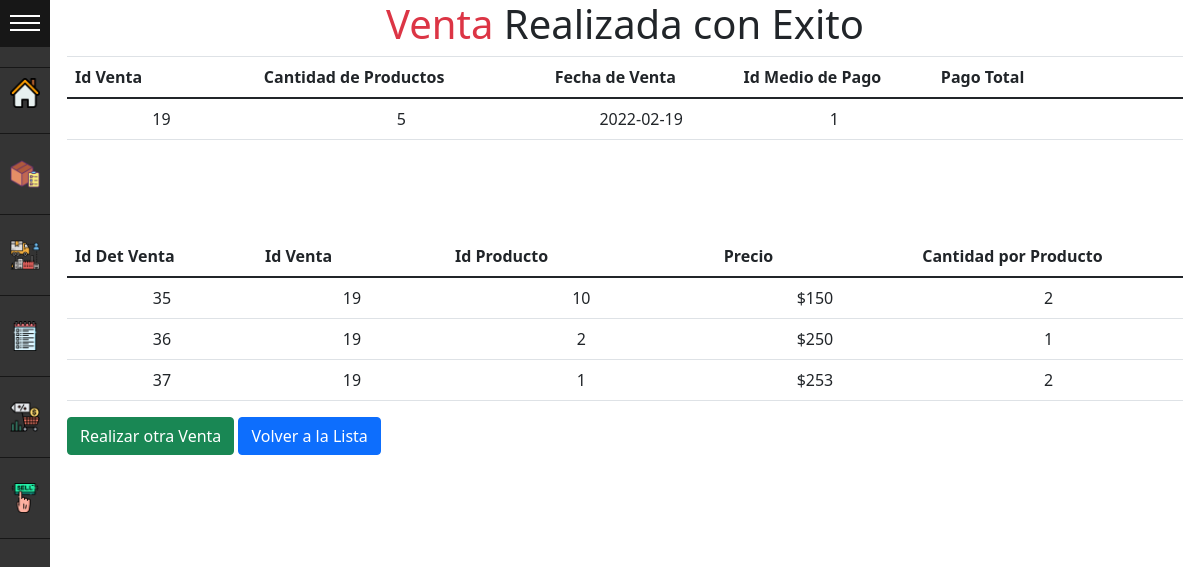
/Ventas/cargarventa.php (signed in), run on the app's committed database.
### tables this page shows
CREATE TABLE `ventas` (
  `venta_id` int(100) NOT NULL,
  `ncant_prod` int(7) NOT NULL,
  `dfecha_venta` date NOT NULL,
  `nprecio_total` int(100) NOT NULL,
  `rela_med_pago_id` int(2) NOT NULL
);

CREATE TABLE `detalle_ventas` (
  `det_venta_id` int(255) NOT NULL,
  `rela_venta_id` int(100) NOT NULL,
  `rela_producto_id` int(100) NOT NULL,
  `nprecio` int(10) NOT NULL,
  `ncant_x_prod` int(6) NOT NULL
);

### Ventas/cargarventa.php (the view, shortened to what this page needs)
<!doctype html>
<html>
<head>
<link rel="stylesheet" href="../css/bootstrap/css/bootstrap.min.css" type="text/css">
<link rel="stylesheet" type="text/css" href="../assets/datatables/datatables.min.css"/>
<link rel="stylesheet"  type="text/css" href="../assets/datatables/DataTables-1.11.3/css/dataTables.bootstrap5.min.css">
<link rel="stylesheet" href="../css/styles.css">
</head>
<body>
<header>
	<div class="container">
		<div class="row ">
			<div class="col-lg-12">
    		<h1 class="text-center"><span class="text-danger">Venta</span> Realizada con Exito</h1>
			</div>
		</div>
	</div>
</header>
<div id="sidemenu" class="menu-collapsed">
    <div id="header">
        <div id="menu-btn">
            <div class="btn-hamburguer"></div>
            <div class="btn-hamburguer"></div>
            <div class="btn-hamburguer"></div>
        </div>
    </div>
    <div id="profile">
    </div>
    <div id="menu-items">
        <div class="item">
            <a href="../inicio.php">
                <div class="icon"> <img src="../imagenes/iconos/inicio.png" width="40px"> </div>
            </a>
        </div>
        <div class="item separator">
        </div>
		<div class="item">
            <a href="../Productos/lista_productos.php">
                <div class="icon"> <img src="../imagenes/iconos/caja.png" width="40px"> </div>
            </a>
        </div>
        <div class="item separator">
        </div>
        <div class="item">
            <a href="../Proveedores/lista_prov.php">
                <div class="icon"> <img src="../imagenes/iconos/proveedor.png" width="40px"> </div>
            </a>
        </div>
        <div class="item separator">
        </div>
        <div class="item">
            <a href="../Tipos_productos/lista_tipop.php">
                <div class="icon"> <img src="../imagenes/iconos/rubros.png" width="40px"> </div>
            </a>
        </div>
        <div class="item separator">
        </div>
        <div class="item">
            <a href="../Ventas/lista_venta.php">
                <div class="icon"> <img src="../imagenes/iconos/bienes.png" width="40px"> </div>
            </a>
        </div>
        <div class="item separator">
        </div>
		<div class="item">
            <a href="../Ventas/nueva_venta.php">
                <div class="icon"> <img src="../imagenes/iconos/vender.png" width="40px"> </div>
            </a>
        </div>
        <div class="item separator">
        </div>
    </div>
</div>
<?php
	require("../conexion.php");
	$precio_completo=$_POST['precio_completo'];
?>
	<div class="container">
	<table  class="table border-top border-right border-left">
  <thead>
	<tr>
    <th width="40">Id Venta</th>
    <th width="72">Cantidad de Productos</th>
    <th width="53">Fecha de Venta</th>
    <th width="62">Id Medio de Pago</th>
    <th width="83">Pago Total</th>
    </tr>
	</thead>
		<?php
		$ventas_consulta="select * from ventas";
		$result_ventas=$conexion->query($ventas_consulta);
		while($ventas_fin=$result_ventas->fetch_assoc()){
			$id_venta=$ventas_fin['venta_id'];
			$cant_productos=$ventas_fin['ncant_prod'];
			$fecha_venta=$ventas_fin['dfecha_venta'];
			$id_med_pago=$ventas_fin['rela_med_pago_id'];
		}
		echo "<tr>";
                            echo "<td align='center'>",$id_venta,"</td>";
							echo "<td align='center'>",$cant_productos,"</td>";
							echo "<td align='center'>",$fecha_venta,"</td>";
							echo "<td align='center'>",$id_med_pago,"</td>";
							echo "<td align='center'>",$precio_completo,"</td>";
			echo "</tr>";
		?>
	</table>
	<p>&nbsp;</p>
	<p>&nbsp;</p>
	<table class="table">
		<thead>
		<tr>
			<th width="40">
			Id Det Venta
		  </th>
			<th width="40">
			Id Venta
		  </th>
		  <th width="56">Id Producto</th>
		  <th width="39">Precio</th>
				<th width="77">Cantidad por Producto</th>
		</tr>
		</thead>
		<?php
		$consult="select * from detalle_ventas where rela_venta_id=$id_venta";
		$result=$conexion->query($consult);
		while($fin_V=$result->fetch_assoc()){
			echo "<tr>";
                            echo "<td align='center'>",$fin_V['det_venta_id'],"</td>";
							echo "<td align='center'>",$fin_V['rela_venta_id'],"</td>";
							echo "<td align='center'>",$fin_V['rela_producto_id'],"</td>";
							echo "<td align='center'>", "$", $fin_V['nprecio'],"</td>";
							echo "<td align='center'>",$fin_V['ncant_x_prod'],"</td>";
			echo "</tr>";
		}
			?>
</table>
<a class="btn btn-success" href="nueva_venta.php">Realizar otra Venta</a>
<a class="btn btn-primary" href="lista_venta.php">Volver a la Lista</a>
</div>
</body>
</html>

### css/styles.css (style rules this page uses)
* { margin: 0; padding: 0; box-sizing: border-box; }
:root { --width:150px; --padding:10px; --bgcolor:rgb(52,52,52); --hovercolor: rgb(23,23,23); --width-collapsed:50px; }
body { margin-left:var(--width-collapsed); }
#sidemenu { background-color: var(--bgcolor); color: white; position:fixed; height:100%; left:0; top:0; }
#sidemenu a { color: white; text-decoration: none; }
#sidemenu #header { box-sizing: border-box; border-bottom: solid 1px var(--hovercolor); }
#sidemenu #header #title, #sidemenu #header #menu-btn { vertical-align: middle; }
#sidemenu #header #menu-btn { display: inline-block; }
#sidemenu #header #menu-btn { cursor: pointer; padding: 10px; width: var(--width-collapsed); box-sizing:border-box; }
#sidemenu #header #menu-btn .btn-hamburguer { background-color: #fff; width: 100%; height:2px; margin: 5px 0; }
#sidemenu #profile { border-bottom: solid 1px var(--hovercolor); padding: var(--padding) 0; text-align:center; }
#sidemenu #menu-items { overflow:hidden; }
#sidemenu #menu-items .item { width: var(--width); }
#sidemenu #menu-items .item .icon { display: inline-block; }
#sidemenu #menu-items .item .icon, #sidemenu #menu-items .item .title { font-size:14px; vertical-align: middle; overflow: hidden; display: inline-block; }
#sidemenu #menu-items .item a { display:block; }
#sidemenu #menu-items .item .icon { box-sizing: border-box; padding: var(--padding); width: var(--width-collapsed); }
#sidemenu #menu-items .item .icon img { width:100%; }
#sidemenu #menu-items .item.separator { height: 1px; border-bottom: solid 1px var(--hovercolor); margin:15px 0 }
.menu-collapsed { width: var(--width-collapsed); }
.menu-collapsed .item { width:100px; }
h1 { font-size: 40px; }
a { text-decoration:none; }

### data on the page
ventas: venta_id "19", ncant_prod "5", dfecha_venta "2022-02-19", rela_med_pago "1"
detalle_ventas: det_venta_id "35", rela_venta "19", rela_producto "10", nprecio "150", ncant_x_prod "2"
detalle_ventas: det_venta_id "36", rela_venta "19", rela_producto "2", nprecio "250", ncant_x_prod "1"
detalle_ventas: det_venta_id "37", rela_venta "19", rela_producto "1", nprecio "253", ncant_x_prod "2"
